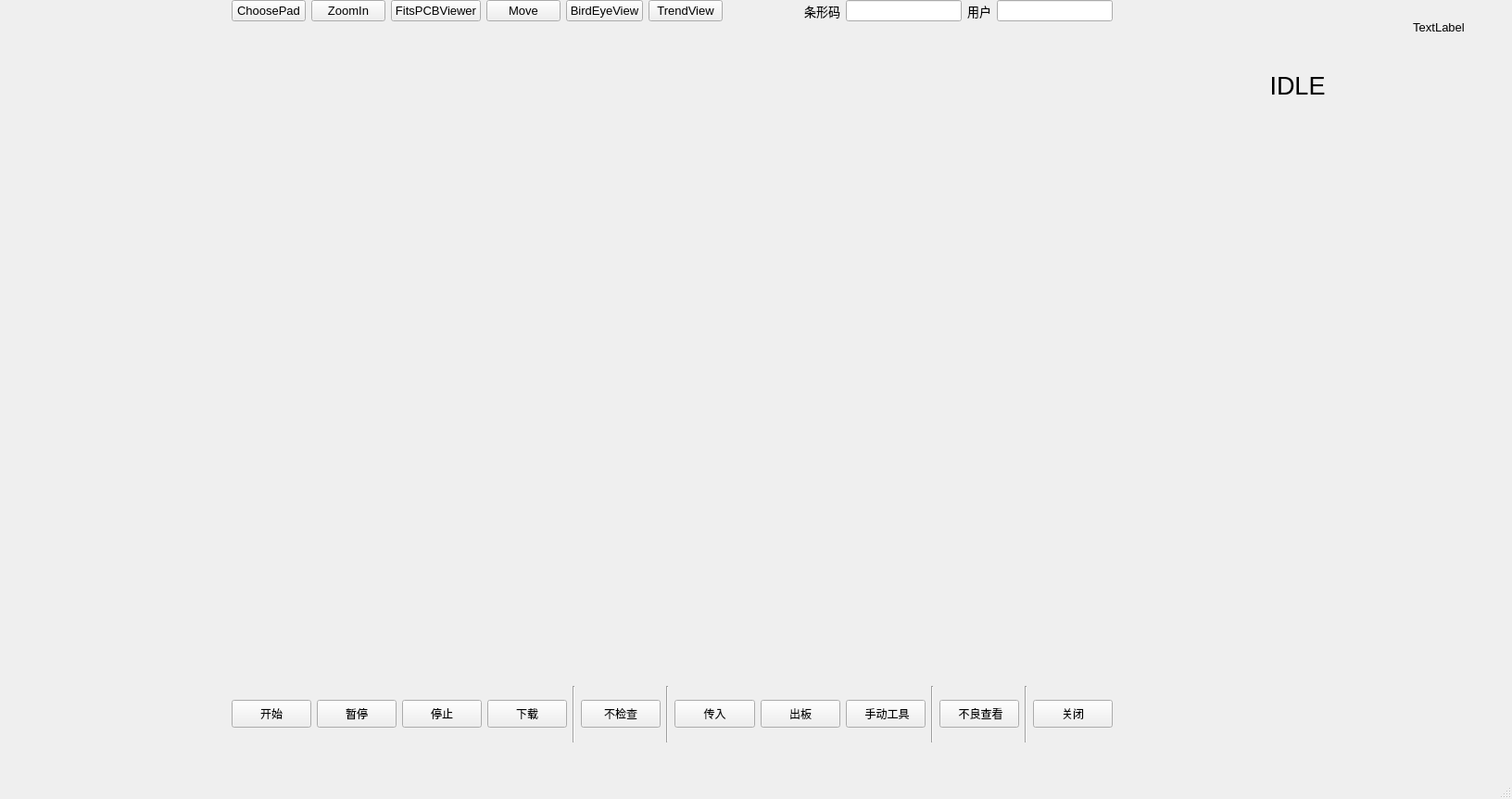
<?xml version="1.0" encoding="UTF-8"?>
<ui version="4.0">
 <class>ManufactureDialog</class>
 <widget class="QMainWindow" name="ManufactureDialog">
  <property name="geometry">
   <rect>
    <x>0</x>
    <y>0</y>
    <width>1632</width>
    <height>862</height>
   </rect>
  </property>
  <property name="windowTitle">
   <string>MainWindow</string>
  </property>
  <widget class="QWidget" name="centralwidget">
   <widget class="QWidget" name="verticalLayoutWidget_3">
    <property name="geometry">
     <rect>
      <x>1220</x>
      <y>130</y>
      <width>361</width>
      <height>671</height>
     </rect>
    </property>
    <layout class="QVBoxLayout" name="VLayout_Right"/>
   </widget>
   <widget class="QWidget" name="layoutWidget">
    <property name="geometry">
     <rect>
      <x>250</x>
      <y>0</y>
      <width>951</width>
      <height>24</height>
     </rect>
    </property>
    <property name="font">
     <font>
      <pointsize>10</pointsize>
     </font>
    </property>
    <layout class="QHBoxLayout" name="TopHlLayout">
     <item>
      <widget class="QPushButton" name="button_choose_pad">
       <property name="font">
        <font>
         <pointsize>10</pointsize>
        </font>
       </property>
       <property name="text">
        <string>ChoosePad</string>
       </property>
      </widget>
     </item>
     <item>
      <widget class="QPushButton" name="button_zoom_in">
       <property name="font">
        <font>
         <pointsize>10</pointsize>
        </font>
       </property>
       <property name="text">
        <string>ZoomIn</string>
       </property>
      </widget>
     </item>
     <item>
      <widget class="QPushButton" name="button_fits_pcb_viewer">
       <property name="font">
        <font>
         <pointsize>10</pointsize>
        </font>
       </property>
       <property name="text">
        <string>FitsPCBViewer</string>
       </property>
      </widget>
     </item>
     <item>
      <widget class="QPushButton" name="button_move">
       <property name="font">
        <font>
         <pointsize>10</pointsize>
        </font>
       </property>
       <property name="text">
        <string>Move</string>
       </property>
      </widget>
     </item>
     <item>
      <widget class="QPushButton" name="button_bird_view">
       <property name="font">
        <font>
         <pointsize>10</pointsize>
        </font>
       </property>
       <property name="text">
        <string>BirdEyeView</string>
       </property>
      </widget>
     </item>
     <item>
      <widget class="QPushButton" name="button_trend_view">
       <property name="font">
        <font>
         <pointsize>10</pointsize>
        </font>
       </property>
       <property name="text">
        <string>TrendView</string>
       </property>
      </widget>
     </item>
     <item>
      <spacer name="horizontalSpacer_2">
       <property name="font">
        <font>
         <pointsize>10</pointsize>
        </font>
       </property>
       <property name="orientation">
        <enum>Qt::Horizontal</enum>
       </property>
       <property name="sizeHint" stdset="0">
        <size>
         <width>40</width>
         <height>20</height>
        </size>
       </property>
      </spacer>
     </item>
     <item>
      <widget class="QLabel" name="label_29">
       <property name="font">
        <font>
         <pointsize>10</pointsize>
        </font>
       </property>
       <property name="text">
        <string>条形码</string>
       </property>
      </widget>
     </item>
     <item>
      <widget class="QLineEdit" name="edit_bar_code">
       <property name="font">
        <font>
         <pointsize>10</pointsize>
        </font>
       </property>
      </widget>
     </item>
     <item>
      <widget class="QLabel" name="label_30">
       <property name="font">
        <font>
         <pointsize>10</pointsize>
        </font>
       </property>
       <property name="text">
        <string>用户</string>
       </property>
      </widget>
     </item>
     <item>
      <widget class="QLineEdit" name="edit_user_name">
       <property name="font">
        <font>
         <pointsize>10</pointsize>
        </font>
       </property>
      </widget>
     </item>
    </layout>
   </widget>
   <widget class="QWidget" name="widget_2" native="true">
    <property name="geometry">
     <rect>
      <x>1220</x>
      <y>0</y>
      <width>361</width>
      <height>121</height>
     </rect>
    </property>
    <layout class="QVBoxLayout" name="verticalLayout_5">
     <item>
      <layout class="QHBoxLayout" name="horizontalLayout_2">
       <item>
        <spacer name="horizontalSpacer">
         <property name="orientation">
          <enum>Qt::Horizontal</enum>
         </property>
         <property name="sizeHint" stdset="0">
          <size>
           <width>40</width>
           <height>20</height>
          </size>
         </property>
        </spacer>
       </item>
       <item>
        <widget class="QLabel" name="label_date_time">
         <property name="font">
          <font>
           <pointsize>10</pointsize>
          </font>
         </property>
         <property name="text">
          <string>TextLabel</string>
         </property>
         <property name="alignment">
          <set>Qt::AlignCenter</set>
         </property>
        </widget>
       </item>
      </layout>
     </item>
     <item>
      <widget class="QLabel" name="label_system_state">
       <property name="font">
        <font>
         <pointsize>20</pointsize>
        </font>
       </property>
       <property name="text">
        <string>IDLE</string>
       </property>
       <property name="alignment">
        <set>Qt::AlignCenter</set>
       </property>
      </widget>
     </item>
    </layout>
   </widget>
   <widget class="QWidget" name="verticalLayoutWidget_2">
    <property name="geometry">
     <rect>
      <x>10</x>
      <y>0</y>
      <width>231</width>
      <height>801</height>
     </rect>
    </property>
    <layout class="QVBoxLayout" name="VLayout_Left"/>
   </widget>
   <widget class="QWidget" name="layoutWidget_2">
    <property name="geometry">
     <rect>
      <x>250</x>
      <y>740</y>
      <width>951</width>
      <height>61</height>
     </rect>
    </property>
    <layout class="QHBoxLayout" name="DownHlLayout">
     <item>
      <widget class="QPushButton" name="button_start">
       <property name="minimumSize">
        <size>
         <width>30</width>
         <height>30</height>
        </size>
       </property>
       <property name="text">
        <string>开始</string>
       </property>
      </widget>
     </item>
     <item>
      <widget class="QPushButton" name="button_pause">
       <property name="minimumSize">
        <size>
         <width>30</width>
         <height>30</height>
        </size>
       </property>
       <property name="text">
        <string>暂停</string>
       </property>
      </widget>
     </item>
     <item>
      <widget class="QPushButton" name="button_stop">
       <property name="minimumSize">
        <size>
         <width>30</width>
         <height>30</height>
        </size>
       </property>
       <property name="text">
        <string>停止</string>
       </property>
      </widget>
     </item>
     <item>
      <widget class="QPushButton" name="button_download">
       <property name="minimumSize">
        <size>
         <width>30</width>
         <height>30</height>
        </size>
       </property>
       <property name="text">
        <string>下载</string>
       </property>
      </widget>
     </item>
     <item>
      <widget class="Line" name="line">
       <property name="orientation">
        <enum>Qt::Vertical</enum>
       </property>
      </widget>
     </item>
     <item>
      <widget class="QPushButton" name="button_not_detect">
       <property name="minimumSize">
        <size>
         <width>30</width>
         <height>30</height>
        </size>
       </property>
       <property name="text">
        <string>不检查</string>
       </property>
      </widget>
     </item>
     <item>
      <widget class="Line" name="line_5">
       <property name="orientation">
        <enum>Qt::Vertical</enum>
       </property>
      </widget>
     </item>
     <item>
      <widget class="QPushButton" name="button_incomingpcb">
       <property name="minimumSize">
        <size>
         <width>30</width>
         <height>30</height>
        </size>
       </property>
       <property name="text">
        <string>传入</string>
       </property>
      </widget>
     </item>
     <item>
      <widget class="QPushButton" name="button_outcoming_pcb">
       <property name="minimumSize">
        <size>
         <width>30</width>
         <height>30</height>
        </size>
       </property>
       <property name="text">
        <string>出板</string>
       </property>
      </widget>
     </item>
     <item>
      <widget class="QPushButton" name="button_hand_tools">
       <property name="minimumSize">
        <size>
         <width>30</width>
         <height>30</height>
        </size>
       </property>
       <property name="text">
        <string> 手动工具</string>
       </property>
      </widget>
     </item>
     <item>
      <widget class="Line" name="line_6">
       <property name="orientation">
        <enum>Qt::Vertical</enum>
       </property>
      </widget>
     </item>
     <item>
      <widget class="QPushButton" name="button_ng_check">
       <property name="minimumSize">
        <size>
         <width>30</width>
         <height>30</height>
        </size>
       </property>
       <property name="text">
        <string> 不良查看</string>
       </property>
      </widget>
     </item>
     <item>
      <widget class="Line" name="line_7">
       <property name="orientation">
        <enum>Qt::Vertical</enum>
       </property>
      </widget>
     </item>
     <item>
      <widget class="QPushButton" name="button_close_window">
       <property name="minimumSize">
        <size>
         <width>30</width>
         <height>30</height>
        </size>
       </property>
       <property name="text">
        <string>关闭</string>
       </property>
      </widget>
     </item>
    </layout>
   </widget>
   <widget class="QWidget" name="verticalLayoutWidget">
    <property name="geometry">
     <rect>
      <x>250</x>
      <y>40</y>
      <width>951</width>
      <height>691</height>
     </rect>
    </property>
    <layout class="QVBoxLayout" name="VLayout_Center"/>
   </widget>
  </widget>
  <widget class="QMenuBar" name="menubar">
   <property name="geometry">
    <rect>
     <x>0</x>
     <y>0</y>
     <width>1632</width>
     <height>17</height>
    </rect>
   </property>
  </widget>
  <widget class="QStatusBar" name="statusbar"/>
 </widget>
 <resources/>
 <connections/>
</ui>
